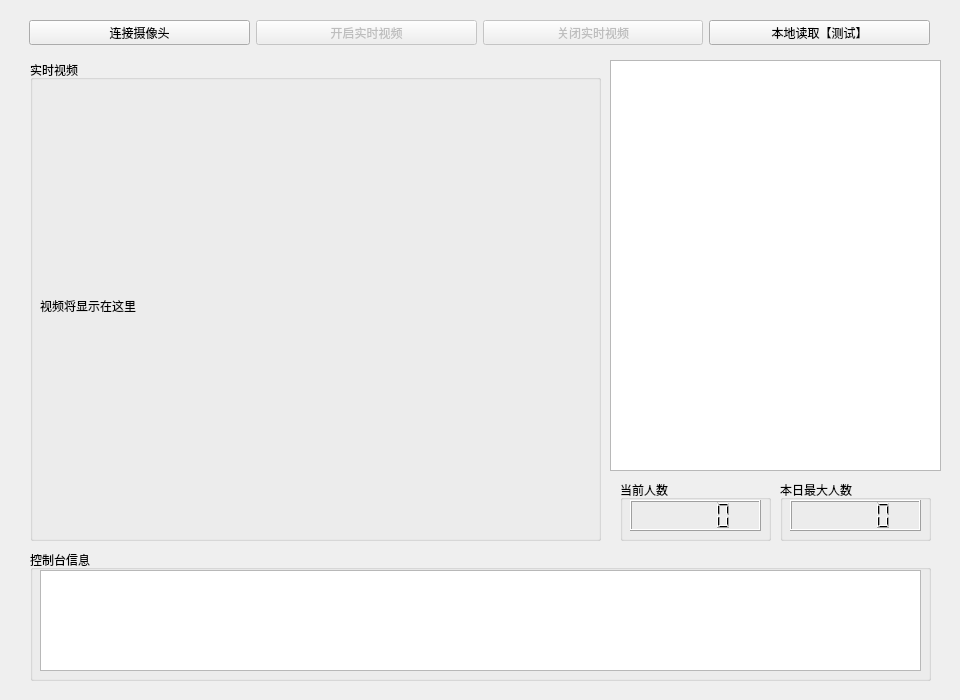
<?xml version="1.0" encoding="UTF-8"?>
<ui version="4.0">
 <class>Widget</class>
 <widget class="QWidget" name="Widget">
  <property name="geometry">
   <rect>
    <x>0</x>
    <y>0</y>
    <width>960</width>
    <height>700</height>
   </rect>
  </property>
  <property name="minimumSize">
   <size>
    <width>960</width>
    <height>700</height>
   </size>
  </property>
  <property name="maximumSize">
   <size>
    <width>960</width>
    <height>700</height>
   </size>
  </property>
  <property name="windowTitle">
   <string>人数检测可视化界面</string>
  </property>
  <widget class="QGroupBox" name="groupBox">
   <property name="geometry">
    <rect>
     <x>30</x>
     <y>60</y>
     <width>571</width>
     <height>481</height>
    </rect>
   </property>
   <property name="title">
    <string>实时视频</string>
   </property>
   <widget class="QLabel" name="label">
    <property name="geometry">
     <rect>
      <x>10</x>
      <y>20</y>
      <width>551</width>
      <height>451</height>
     </rect>
    </property>
    <property name="text">
     <string>视频将显示在这里</string>
    </property>
   </widget>
  </widget>
  <widget class="QGroupBox" name="groupBox_2">
   <property name="geometry">
    <rect>
     <x>30</x>
     <y>550</y>
     <width>901</width>
     <height>131</height>
    </rect>
   </property>
   <property name="title">
    <string>控制台信息</string>
   </property>
   <widget class="QTextEdit" name="textEdit">
    <property name="geometry">
     <rect>
      <x>10</x>
      <y>20</y>
      <width>881</width>
      <height>101</height>
     </rect>
    </property>
   </widget>
  </widget>
  <widget class="QGroupBox" name="groupBox_3">
   <property name="geometry">
    <rect>
     <x>620</x>
     <y>480</y>
     <width>151</width>
     <height>61</height>
    </rect>
   </property>
   <property name="title">
    <string>当前人数</string>
   </property>
   <widget class="QLCDNumber" name="lcdNumber">
    <property name="geometry">
     <rect>
      <x>10</x>
      <y>20</y>
      <width>131</width>
      <height>31</height>
     </rect>
    </property>
   </widget>
  </widget>
  <widget class="QGroupBox" name="groupBox_4">
   <property name="geometry">
    <rect>
     <x>780</x>
     <y>480</y>
     <width>151</width>
     <height>61</height>
    </rect>
   </property>
   <property name="title">
    <string>本日最大人数</string>
   </property>
   <widget class="QLCDNumber" name="lcdNumber_2">
    <property name="geometry">
     <rect>
      <x>10</x>
      <y>20</y>
      <width>131</width>
      <height>31</height>
     </rect>
    </property>
   </widget>
  </widget>
  <widget class="QWidget" name="layoutWidget">
   <property name="geometry">
    <rect>
     <x>29</x>
     <y>20</y>
     <width>901</width>
     <height>25</height>
    </rect>
   </property>
   <layout class="QHBoxLayout" name="horizontalLayout">
    <item>
     <widget class="QPushButton" name="pushButton">
      <property name="text">
       <string>连接摄像头</string>
      </property>
     </widget>
    </item>
    <item>
     <widget class="QPushButton" name="pushButton_2">
      <property name="enabled">
       <bool>false</bool>
      </property>
      <property name="text">
       <string>开启实时视频</string>
      </property>
     </widget>
    </item>
    <item>
     <widget class="QPushButton" name="pushButton_3">
      <property name="enabled">
       <bool>false</bool>
      </property>
      <property name="text">
       <string>关闭实时视频</string>
      </property>
     </widget>
    </item>
    <item>
     <widget class="QPushButton" name="pushButton_4">
      <property name="text">
       <string>本地读取【测试】</string>
      </property>
     </widget>
    </item>
   </layout>
  </widget>
  <widget class="QChartView" name="graphicsView">
   <property name="geometry">
    <rect>
     <x>610</x>
     <y>60</y>
     <width>331</width>
     <height>411</height>
    </rect>
   </property>
  </widget>
 </widget>
 <customwidgets>
  <customwidget>
   <class>QChartView</class>
   <extends>QGraphicsView</extends>
   <header>PyQt5.QtChart</header>
  </customwidget>
 </customwidgets>
 <resources/>
 <connections/>
</ui>
